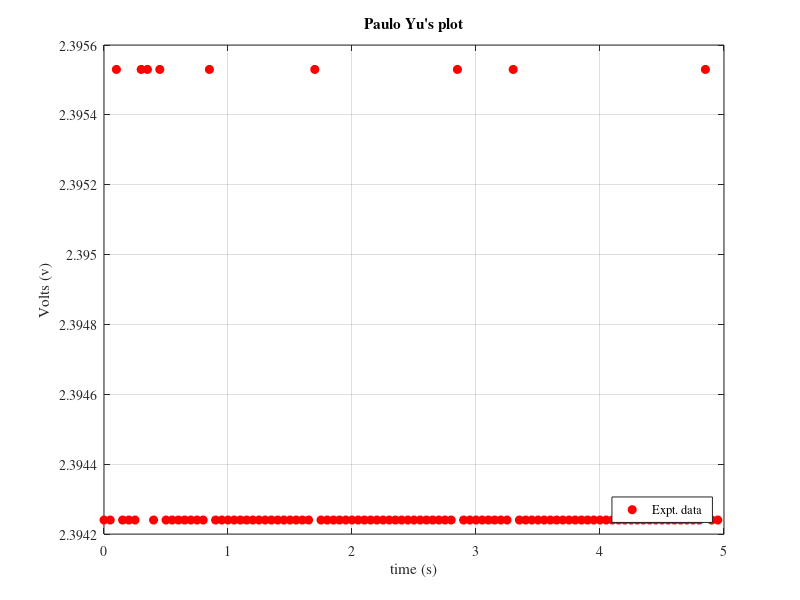

Reproduce this figure in MATLAB.
clear all
close all
clc

fid = fopen('Ang_p0Deg.dat');
line1 = fgetl(fid);
data = fscanf(fid,'%f \n', [2 inf]);
x = data(1,:);
y = data(2,:);
fclose(fid);

% Calculating the average and standard deviation
xavg = mean(x);
xstd = std(x);
yavg = mean(y)
%G Generating figure with specific size
figure(1)
set(gcf,'unit','inches','position',[0.50 0.50 6.50 3.50],...
        'defaultaxesfontsize',10,'defaultaxesfontname','times');
% Plotting data
plot(x,y,'ro','markersize',6,'markerfacecolor','r');hold on
xlabel('time (s)')
ylabel('Volts (v)')
grid on
% ylim([-3 9])
legend('Expt. data','location','Southeast')
title('Paulo Yu''s plot')